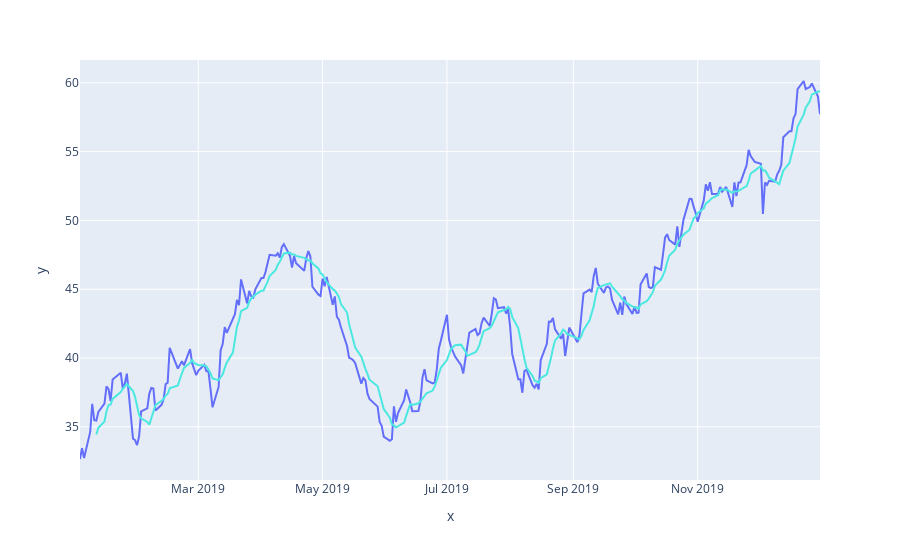

This figure's notebook cell:
### Markdown cell above
Of course the global average smoothing is a rather naive smoothing technique for estimating a time Series characteristics or make forcasts for future values. In the present case, where the data shows a positive growth trend, the further away from the middle of the period we look, the higher the errors commited by this smoothing method.

### Single moving average

An alternative way to summarize the past data is to compute the mean of successive smaller sets of numbers of past data as follows :

$$
M_t = \frac{X_t+X_{t-1}+ ... +X_{t-T+1}}{T}
$$
Where $t$represents the observed date, $X_t$ is the value of the observed time series at date $t$, and $T$ is the number of dates observed by the moving average (aslo called the order of the moving average).

Let's now compute the moving average of order 7 (duration of a week) moving average on the ```Open``` column of our dataset.

### Code cell
y = data["Open"]
MA7 = y.rolling(window=7)
data["Open_MA_7"] = MA7.mean()


# y a un effet de retard
# on peu pas calculer les 6 premières valeurs
fig = px.line(x=data.index, y=data["Open"])
fig.add_trace(px.line(x=data.index, y=data["Open_MA_7"]).data[0])
fig['data'][1]['line']['color']="#4BE8E0"
fig.show()

### Figure 1 — Plotly figure (JSON) as saved in the notebook; plotly's stock layout.template omitted (floating-point values rounded to 4 significant figures; data arrays with more than 128 entries replaced by an {"elided": "..."} marker saying what was removed)
{"data": [{"hovertemplate": "x=%{x}<br>y=%{y}<extra></extra>", "legendgroup": "", "line": {"color": "#636efa", "dash": "solid"}, "marker": {"symbol": "circle"}, "mode": "lines", "name": "", "orientation": "v", "showlegend": false, "type": "scatter", "x": {"elided": "252 str values"}, "xaxis": "x", "y": {"elided": "252 float values"}, "yaxis": "y"}, {"hovertemplate": "x=%{x}<br>y=%{y}<extra></extra>", "legendgroup": "", "line": {"color": "#4BE8E0", "dash": "solid"}, "marker": {"symbol": "circle"}, "mode": "lines", "name": "", "orientation": "v", "showlegend": false, "type": "scatter", "x": {"elided": "252 str values"}, "xaxis": "x", "y": {"elided": "252 float values"}, "yaxis": "y"}], "layout": {"legend": {"tracegroupgap": 0}, "margin": {"t": 60}, "xaxis": {"anchor": "y", "domain": [0, 1], "title": {"text": "x"}}, "yaxis": {"anchor": "x", "domain": [0, 1], "title": {"text": "y"}}}}
